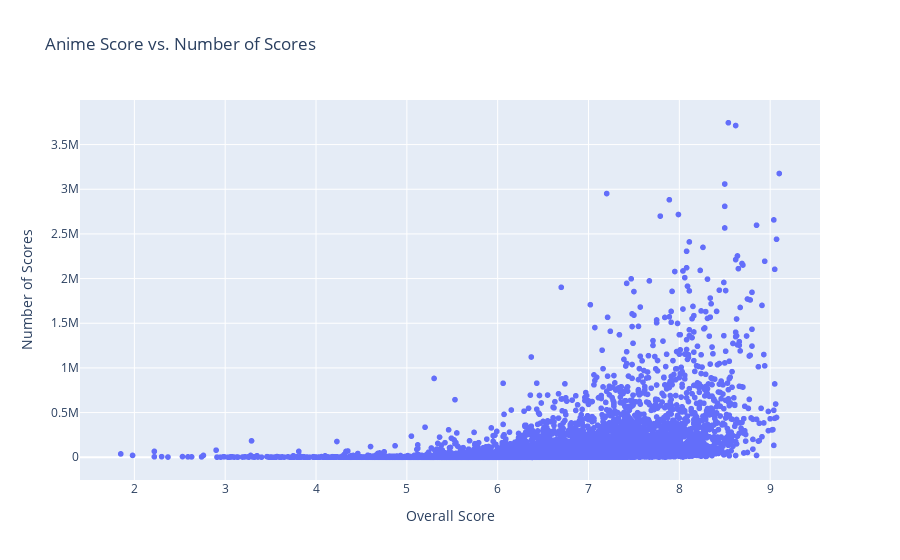

Notebook code for this chart:
### Code cell
# Create a scatter plot
fig = px.scatter(animes, x='Score', y='Members', 
                 labels={'Score':'Overall Score', 'Members':'Number of Scores'}, 
                 title='Anime Score vs. Number of Scores')

fig.show()

### Figure 1 — Plotly figure (JSON) as saved in the notebook; plotly's stock layout.template omitted (floating-point values rounded to 4 significant figures; data arrays with more than 128 entries replaced by an {"elided": "..."} marker saying what was removed)
{"data": [{"hovertemplate": "Overall Score=%{x}<br>Number of Scores=%{y}<extra></extra>", "legendgroup": "", "marker": {"color": "#636efa", "symbol": "circle"}, "mode": "markers", "name": "", "showlegend": false, "type": "scattergl", "x": {"elided": "24905 float values"}, "xaxis": "x", "y": {"elided": "24905 int values"}, "yaxis": "y"}], "layout": {"autosize": true, "legend": {"tracegroupgap": 0}, "title": {"text": "Anime Score vs. Number of Scores"}, "xaxis": {"anchor": "y", "autorange": true, "domain": [0, 1], "range": [1.411, 9.539], "title": {"text": "Overall Score"}, "type": "linear"}, "yaxis": {"anchor": "x", "autorange": true, "domain": [0, 1], "range": [-309000.0, 4054000.0], "title": {"text": "Number of Scores"}, "type": "linear"}}}
